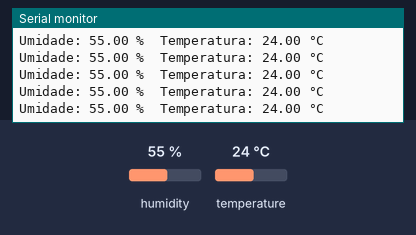
A sketch run on a simulated Arduino Uno, built with avr-gcc and run on an emulated ATmega328P. Shown: the last lines printed to the serial monitor. The test bench sets the inputs (shaded band); at power-on: humidity 55 %, temperature 24 °C.

Above: at 2.8 s.
2.9 s: humidity set to 22 %
At 5.0 s:
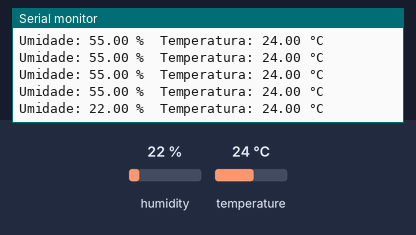
5.6 s: temperature set to 12 °C
At 6.5 s:
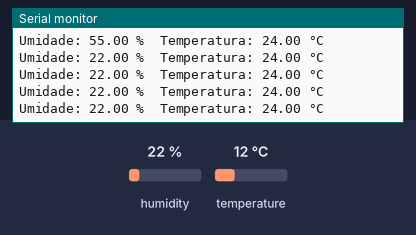
8.3 s: humidity set to 40 %
At 9.0 s:
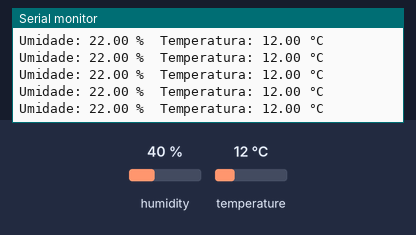
Timing chart, 0 to 11.3 s (numbered marks = the images above; inputs shaded):
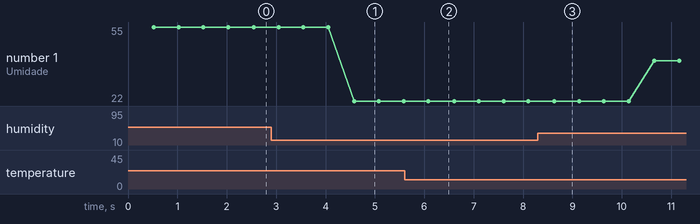

The sketch:

sensor_DHT11.ino
```cpp
/*
    Autor(a):Fábio Souza - Franzininho
    Data: 15/08/23
    Descrição:Neste exemplo vamos ler a temperatura e umidade no monitor serial.
*/

#include "DHT.h"

#define DHTPIN 15
#define DHTTYPE DHT11

DHT dht(DHTPIN, DHTTYPE);


/*********************************************************************************
 *  Função Setup
 *  Configurações iniciais da aplicação
 *********************************************************************************/
void setup()
{
Serial.begin(19200);
Serial.println("Teste de leitura do sensor DHT11");
dht.begin();
}

/*********************************************************************************
 *  Função loop
 *********************************************************************************/
void loop()
{

  float umidade = dht.readHumidity();
  float temperatura = dht.readTemperature();

  delay(500);


  // Se as variáveis temperatura e umidade não forem valores válidos, acusará falha de leitura.
  if (isnan(temperatura) || isnan(umidade))
  {
  Serial.println("Falha na leitura do dht11...");
  }
  else //se não, exibirá os valores lidos
  {
    //Imprime os dados no monitor serial
    Serial.print("Umidade: ");
    Serial.print(umidade);
    Serial.print(" %\t"); //tab
    Serial.print("Temperatura: ");
    Serial.print(temperatura);
    Serial.println(" °C");
  }
}
```

Measured:
- after the input at 2.9 s, the serial monitor: prints a new line after 1.7 s (image 1)
- plotted number 1: 55 → 22 after the input at 2.9 s, 22 → 40 after the input at 8.3 s
